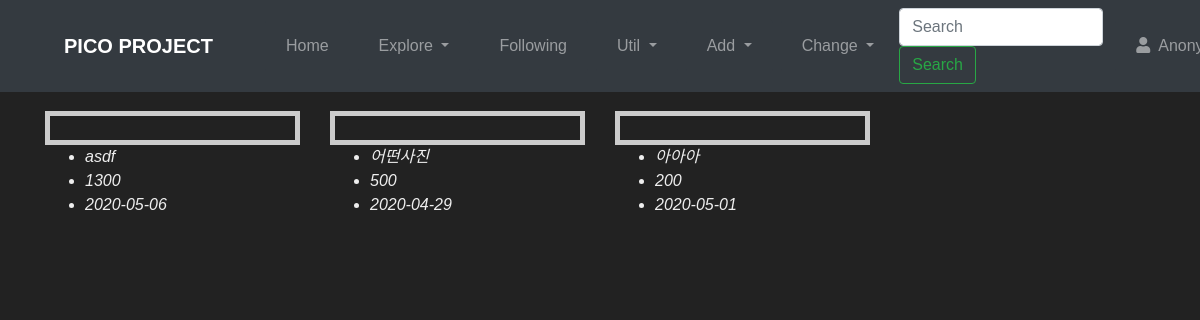
/explore/month/, run on the app's committed database.
### photo/models.py (models this page shows, shortened)
class Photo(models.Model):
    title = models.CharField('TITLE', max_length=30)
    description = models.TextField('Photo Description', blank=True)
    tags = TaggableManager(blank=True)
    PICOIN = models.PositiveIntegerField(default=0, verbose_name='PICOIN')
    image = models.ImageField('IMAGE', upload_to='SorlPhoto/%Y')
    upload_dt = models.DateTimeField('Upload Date', auto_now_add=True)
    owner = models.ForeignKey(User, on_delete=models.CASCADE, verbose_name='OWNER', blank=True, null=True)
    def get_absolute_url(self):
        return reverse('photo:photo_detail', args=(self.id,))

### photo/views.py (the view)
# urls.py: path('month/', views.PhotoLVRankMonth.as_view(), name='rank_month'),
class PhotoLVRankMonth(ListView):
    model = Photo
    template_name = 'photo/photo_list_rank.html'
    def get_context_data(self, **kwargs):
        context = super().get_context_data(**kwargs)
        infolog = PhotoicoInfoLog.objects.filter(donate_dt__gte=datetime.now()-relativedelta(months=1))
        infolog = infolog.values('photo').annotate(total_PICO=Sum('PICOIN')).order_by('photo__id')
        photo_list = Photo.objects.filter(id__in=infolog.values_list('photo'))
        photo_list = list(zip(photo_list, infolog))
        photo_list = sorted(photo_list, key=lambda x:x[1]['total_PICO'], reverse=True)
        context['photo_list'] = photo_list
        return context

### photo/templates/photo/photo_list_rank.html (shortened to what this page needs)
{% extends "base.html" %}
{% load sorl_thumbnail %}
{% block content %}
    <div class="row">
        {% for photos in photo_list|slice:":5" %}
        <div class="col-md-3 mb-5">
            <div class="tumbnail">
            </div>
            <ul>
                <li class="font-italic">{{ photos.0.title }}</li>
                <li class="font-italic">{{ photos.1.total_PICO }}</li>
                <li class="font-italic">{{ photos.0.upload_dt|date:"Y-m-d" }}</li>
            </ul>
        </div>
        {% endfor %}
    </div>
{% endblock %}

### photo/templates/photo/photo_list_rank.html (style rules this page uses)
.tumbnail { border:5px solid #ccc; }

### data on the page
Photo: title "asdf", PICOIN "1300", upload_dt "2020-05-06"
Photo: title "어떤사진", PICOIN "500", upload_dt "2020-04-29"
Photo: title "아아아", PICOIN "200", upload_dt "2020-05-01"
